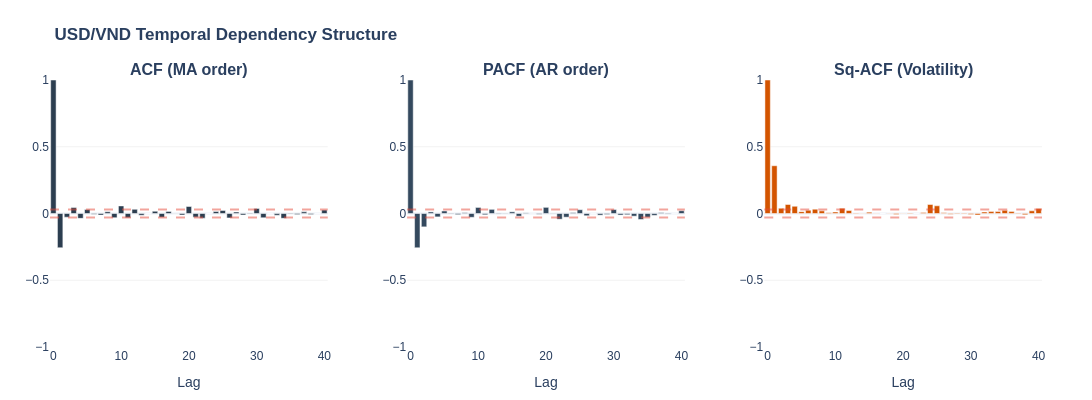

Here is the notebook cell this chart was saved with:
### Markdown cell above
### **Core Time-Series Dependencies (USD/VND)**
- **ACF:** Detects Moving Average (MA) components and general periodicity
- **PACF:** Isolates direct Autoregressive (AR) dependencies, stripping intermediate effects
- **Squared ACF:** Confirms second-moment dependency (volatility clustering) for Hybrid justification

### Code cell
from statsmodels.tsa.stattools import acf, pacf

# 1. Prepare 3-way diagnostics
series = df_train[f"USD{active_target}_RET"].dropna()
lags_to_show = 40

acf_vals = acf(series, nlags=lags_to_show)
pacf_vals = pacf(series, nlags=lags_to_show)
acf_sq_vals = acf(series**2, nlags=lags_to_show)
lags = np.arange(len(acf_vals))

# 2. Setup Subplots
fig = make_subplots(
    rows=1,
    cols=3,
    subplot_titles=(
        "<b>ACF (MA order)</b>",
        "<b>PACF (AR order)</b>",
        "<b>Sq-ACF (Volatility)</b>",
    ),
    horizontal_spacing=0.08,
)

# Plots
fig.add_trace(go.Bar(x=lags, y=acf_vals, marker_color="#2c3e50"), row=1, col=1)
fig.add_trace(go.Bar(x=lags, y=pacf_vals, marker_color="#34495e"), row=1, col=2)
fig.add_trace(go.Bar(x=lags, y=acf_sq_vals, marker_color="#d35400"), row=1, col=3)

# Significance Threshold (95% CI)
ci = 1.96 / np.sqrt(len(series))
for col in [1, 2, 3]:
    fig.add_hline(
        y=ci, line_dash="dash", line_color="#e74c3c", opacity=0.5, row=1, col=col
    )
    fig.add_hline(
        y=-ci, line_dash="dash", line_color="#e74c3c", opacity=0.5, row=1, col=col
    )

# 3. Styling
fig.update_layout(
    template="plotly_white",
    height=400,
    width=1250,
    showlegend=False,
    title_text="<b>USD/VND Temporal Dependency Structure</b>",
    font=dict(family="Arial, sans-serif", size=12),
    margin=dict(t=80, b=50, l=50, r=50),
)
fig.update_xaxes(title_text="Lag")
fig.update_yaxes(
    range=[-1, 1], gridcolor="#f2f2f2"
)  # Standardize scale to see magnitude

fig.show()

### Figure 1 — Plotly figure (JSON) as saved in the notebook; plotly's stock layout.template omitted (floating-point values rounded to 4 significant figures)
{"data": [{"marker": {"color": "#2c3e50"}, "type": "bar", "x": [0, 1, 2, 3, 4, 5, 6, 7, 8, 9, 10, 11, 12, 13, 14, 15, 16, 17, 18, 19, 20, 21, 22, 23, 24, 25, 26, 27, 28, 29, 30, 31, 32, 33, 34, 35, 36, 37, 38, 39, 40], "xaxis": "x", "y": [1.0, -0.2566, -0.02756, 0.04438, -0.03632, 0.02976, -0.005594, -0.01166, 0.01306, -0.03144, 0.05678, -0.03197, 0.03125, -0.01306, -0.0008226, 0.01691, -0.0287, 0.01582, -0.001445, -0.01102, 0.05266, -0.02742, -0.03486, -0.0006631, 0.01482, 0.0231, -0.03304, 0.01083, -0.01098, -0.003785, 0.03824, -0.03204, -0.0004907, -0.01269, -0.03602, 0.003866, -0.008393, 0.01239, -0.007979, -0.0008325, 0.02579], "yaxis": "y"}, {"marker": {"color": "#34495e"}, "type": "bar", "x": [0, 1, 2, 3, 4, 5, 6, 7, 8, 9, 10, 11, 12, 13, 14, 15, 16, 17, 18, 19, 20, 21, 22, 23, 24, 25, 26, 27, 28, 29, 30, 31, 32, 33, 34, 35, 36, 37, 38, 39, 40], "xaxis": "x2", "y": [1.0, -0.2567, -0.1001, 0.01183, -0.02541, 0.01904, 0.00345, -0.00838, 0.005826, -0.02863, 0.04538, -0.009601, 0.03106, -0.004015, 0.002698, 0.01254, -0.02043, 0.004583, -0.001064, -0.005659, 0.04604, 0.002519, -0.04264, -0.02766, 0.006401, 0.02837, -0.01692, -0.0002977, -0.01235, -0.007327, 0.02967, -0.01151, -0.009136, -0.01998, -0.04496, -0.0278, -0.01402, 0.006109, -0.004275, -0.0004824, 0.02109], "yaxis": "y2"}, {"marker": {"color": "#d35400"}, "type": "bar", "x": [0, 1, 2, 3, 4, 5, 6, 7, 8, 9, 10, 11, 12, 13, 14, 15, 16, 17, 18, 19, 20, 21, 22, 23, 24, 25, 26, 27, 28, 29, 30, 31, 32, 33, 34, 35, 36, 37, 38, 39, 40], "xaxis": "x3", "y": [1.0, 0.3578, 0.03996, 0.06749, 0.05418, 0.01395, 0.02484, 0.03243, 0.01977, 0.006438, 0.01107, 0.03961, 0.02278, 0.003077, -0.002133, 0.009893, -0.002396, 8.579e-05, 0.002164, -0.007403, -0.001689, -0.0039, 0.0006524, 0.007728, 0.06774, 0.05753, 0.004687, -0.005558, -0.004584, -0.004024, -0.00754, -0.01073, 0.01097, 0.01427, 0.01459, 0.02356, 0.01406, -0.003995, -0.009473, 0.02004, 0.03656], "yaxis": "y3"}], "layout": {"annotations": [{"font": {"size": 16}, "showarrow": false, "text": "<b>ACF (MA order)</b>", "x": 0.14, "xanchor": "center", "xref": "paper", "y": 1, "yanchor": "bottom", "yref": "paper"}, {"font": {"size": 16}, "showarrow": false, "text": "<b>PACF (AR order)</b>", "x": 0.5, "xanchor": "center", "xref": "paper", "y": 1, "yanchor": "bottom", "yref": "paper"}, {"font": {"size": 16}, "showarrow": false, "text": "<b>Sq-ACF (Volatility)</b>", "x": 0.86, "xanchor": "center", "xref": "paper", "y": 1, "yanchor": "bottom", "yref": "paper"}], "font": {"family": "Arial, sans-serif", "size": 12}, "height": 400, "margin": {"b": 50, "l": 50, "r": 50, "t": 80}, "shapes": [{"line": {"color": "#e74c3c", "dash": "dash"}, "opacity": 0.5, "type": "line", "x0": 0, "x1": 1, "xref": "x domain", "y0": 0.03014, "y1": 0.03014, "yref": "y"}, {"line": {"color": "#e74c3c", "dash": "dash"}, "opacity": 0.5, "type": "line", "x0": 0, "x1": 1, "xref": "x domain", "y0": -0.03014, "y1": -0.03014, "yref": "y"}, {"line": {"color": "#e74c3c", "dash": "dash"}, "opacity": 0.5, "type": "line", "x0": 0, "x1": 1, "xref": "x2 domain", "y0": 0.03014, "y1": 0.03014, "yref": "y2"}, {"line": {"color": "#e74c3c", "dash": "dash"}, "opacity": 0.5, "type": "line", "x0": 0, "x1": 1, "xref": "x2 domain", "y0": -0.03014, "y1": -0.03014, "yref": "y2"}, {"line": {"color": "#e74c3c", "dash": "dash"}, "opacity": 0.5, "type": "line", "x0": 0, "x1": 1, "xref": "x3 domain", "y0": 0.03014, "y1": 0.03014, "yref": "y3"}, {"line": {"color": "#e74c3c", "dash": "dash"}, "opacity": 0.5, "type": "line", "x0": 0, "x1": 1, "xref": "x3 domain", "y0": -0.03014, "y1": -0.03014, "yref": "y3"}], "showlegend": false, "title": {"text": "<b>USD/VND Temporal Dependency Structure</b>"}, "width": 1250, "xaxis": {"anchor": "y", "domain": [0, 0.28], "title": {"text": "Lag"}}, "xaxis2": {"anchor": "y2", "domain": [0.36, 0.64], "title": {"text": "Lag"}}, "xaxis3": {"anchor": "y3", "domain": [0.72, 1], "title": {"text": "Lag"}}, "yaxis": {"anchor": "x", "domain": [0, 1], "gridcolor": "#f2f2f2", "range": [-1, 1]}, "yaxis2": {"anchor": "x2", "domain": [0, 1], "gridcolor": "#f2f2f2", "range": [-1, 1]}, "yaxis3": {"anchor": "x3", "domain": [0, 1], "gridcolor": "#f2f2f2", "range": [-1, 1]}}}
